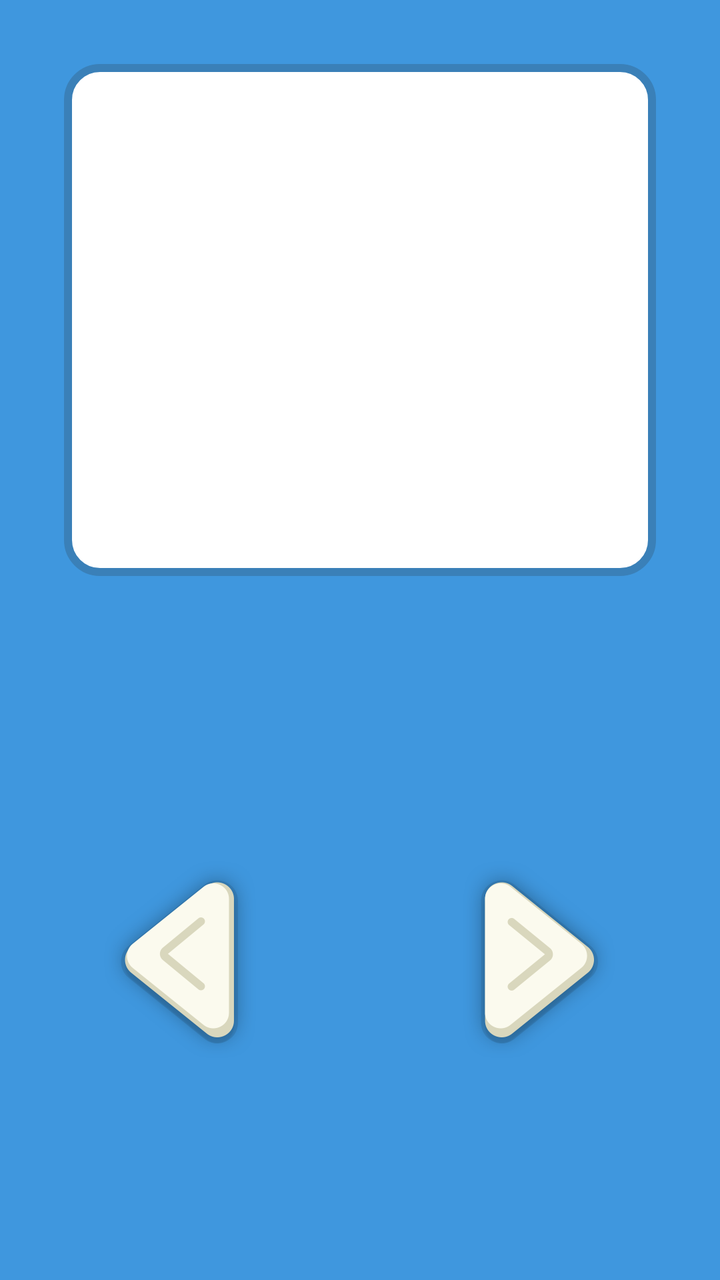
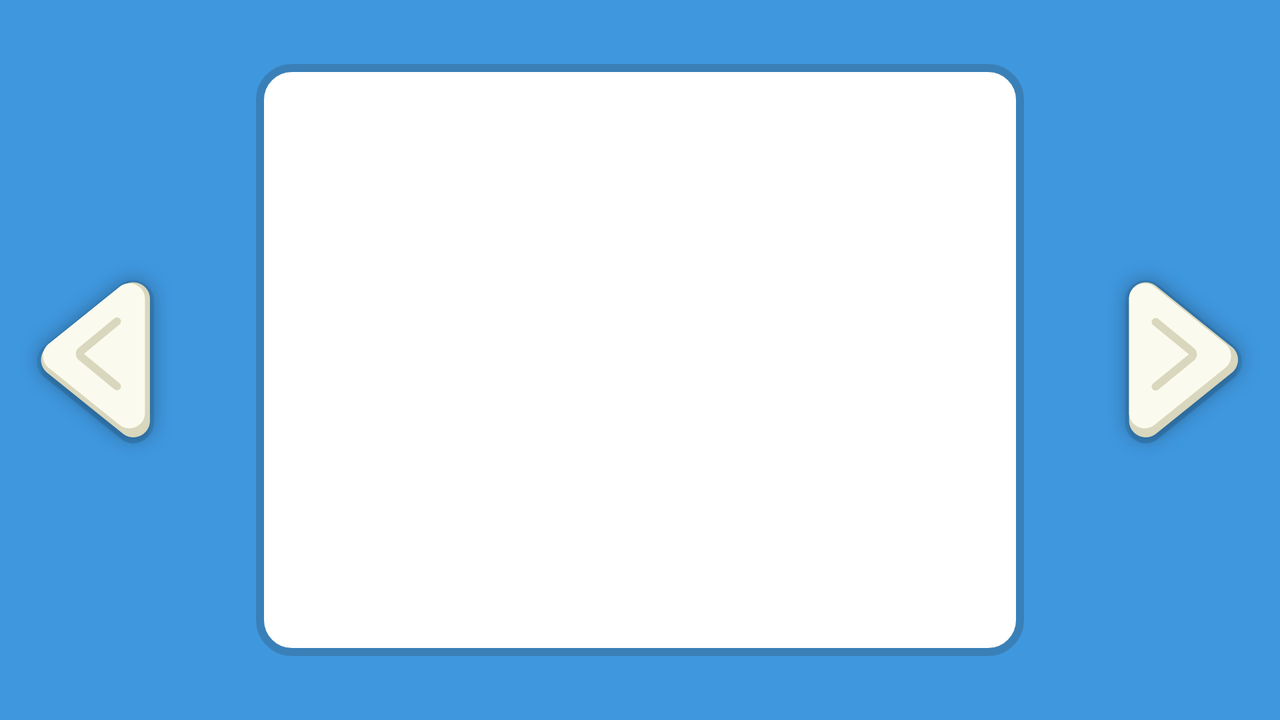

One screen, two layout resources from the same app: the default and the repository's alternative for another configuration. Each is rendered where Android would select it; the XML of both is given below.
<!-- AndroidManifest.xml: application theme Theme.Flycatchettesttask -->
<!-- res/layout/fragment_activity.xml -->
<?xml version="1.0" encoding="utf-8"?>
<androidx.constraintlayout.widget.ConstraintLayout xmlns:android="http://schemas.android.com/apk/res/android"
    xmlns:app="http://schemas.android.com/apk/res-auto"
    xmlns:tools="http://schemas.android.com/tools"
    android:layout_width="match_parent"
    android:layout_height="match_parent"
    android:background="?attr/backgroundActivityColor">

    <androidx.constraintlayout.widget.Guideline
        android:id="@+id/ivActivityVerticalGuide"
        android:layout_width="match_parent"
        android:layout_height="wrap_content"
        android:orientation="horizontal"
        app:layout_constraintGuide_percent="0.5" />

    <androidx.constraintlayout.widget.Guideline
        android:id="@+id/ivActivityHorizontalGuide"
        android:layout_width="wrap_content"
        android:layout_height="match_parent"
        android:orientation="vertical"
        app:layout_constraintGuide_percent="0.5" />

    <FrameLayout
        android:id="@+id/flActivityContainer"
        android:layout_width="0dp"
        android:layout_height="0dp"
        android:layout_margin="@dimen/margin32"
        android:background="@drawable/sel_activity_image"
        android:padding="@dimen/margin8"
        app:layout_constraintBottom_toBottomOf="@+id/ivActivityVerticalGuide"
        app:layout_constraintEnd_toEndOf="parent"
        app:layout_constraintStart_toStartOf="parent"
        app:layout_constraintTop_toTopOf="parent">

        <androidx.appcompat.widget.AppCompatImageView
            android:id="@+id/ivActivityContainer"
            android:layout_width="match_parent"
            android:layout_height="match_parent"
            android:contentDescription="@null"
            android:scaleType="centerCrop"
            tools:src="@tools:sample/backgrounds/scenic" />
    </FrameLayout>

    <androidx.appcompat.widget.AppCompatImageButton
        android:id="@+id/ibActivityPrev"
        android:layout_width="wrap_content"
        android:layout_height="wrap_content"
        android:background="?attr/selectableItemBackgroundBorderless"
        android:src="@drawable/icn_back_idle"
        app:layout_constraintBottom_toBottomOf="parent"
        app:layout_constraintEnd_toStartOf="@+id/ivActivityHorizontalGuide"
        app:layout_constraintStart_toStartOf="parent"
        app:layout_constraintTop_toTopOf="@+id/ivActivityVerticalGuide" />

    <androidx.appcompat.widget.AppCompatImageButton
        android:id="@+id/ibActivityNext"
        android:layout_width="wrap_content"
        android:layout_height="wrap_content"
        android:background="?attr/selectableItemBackgroundBorderless"
        android:src="@drawable/icn_next_idle"
        app:layout_constraintBottom_toBottomOf="parent"
        app:layout_constraintEnd_toEndOf="parent"
        app:layout_constraintStart_toEndOf="@+id/ivActivityHorizontalGuide"
        app:layout_constraintTop_toTopOf="@+id/ivActivityVerticalGuide" />

</androidx.constraintlayout.widget.ConstraintLayout>
<!-- resources referenced by this layout -->
<resources>
  <dimen name="margin32">32dp</dimen>
  <dimen name="margin8">8dp</dimen>
  <!-- drawable icn_back_idle: png bitmap (drawable-hdpi, 8632 bytes) -->
  <!-- drawable icn_next_idle: png bitmap (drawable-hdpi, 8830 bytes) -->
  <!-- drawable sel_activity_image (drawable) -->
  <?xml version="1.0" encoding="utf-8"?>
  <shape xmlns:android="http://schemas.android.com/apk/res/android"
      android:shape="rectangle">
      <corners android:radius="@dimen/margin16" />
      <solid android:color="@color/white" />
      <stroke
          android:width="@dimen/margin4"
          android:color="?attr/strokeColor" />
  </shape>
  <style name="Theme.Flycatchettesttask" parent="Theme.MaterialComponents.DayNight.NoActionBar">
          
          <item name="colorPrimary">@color/purple_500</item>
          <item name="colorPrimaryVariant">@color/purple_700</item>
          <item name="colorOnPrimary">@color/white</item>
          
          <item name="colorSecondary">@color/teal_200</item>
          <item name="colorSecondaryVariant">@color/teal_700</item>
          <item name="colorOnSecondary">@color/black</item>
  
          
          <item name="windowNoTitle">true</item>
          <item name="windowActionBar">false</item>
          <item name="android:windowFullscreen">true</item>
          
  
          <item name="backgroundActivityColor">@color/flyCatcherBlue</item>
          <item name="strokeColor">@color/flyCatcherDarkBlue</item>
  
      </style>
  <dimen name="margin16">16dp</dimen>
  <color name="white">#FFFFFFFF</color>
  <dimen name="margin4">4dp</dimen>
  <color name="purple_500">#FF6200EE</color>
  <color name="purple_700">#FF3700B3</color>
  <color name="teal_200">#FF03DAC5</color>
  <color name="teal_700">#FF018786</color>
  <color name="black">#FF000000</color>
  <color name="flyCatcherBlue">#3F97DE</color>
  <color name="flyCatcherDarkBlue">#3A80B8</color>
</resources>
<!-- res/layout-land/fragment_activity.xml (the repository's variant of the layout above) -->
<!-- drawn on the phone turned sideways -->
<?xml version="1.0" encoding="utf-8"?>
<androidx.constraintlayout.widget.ConstraintLayout xmlns:android="http://schemas.android.com/apk/res/android"
    xmlns:app="http://schemas.android.com/apk/res-auto"
    xmlns:tools="http://schemas.android.com/tools"
    android:layout_width="match_parent"
    android:layout_height="match_parent"
    android:background="?attr/backgroundActivityColor">

    <androidx.constraintlayout.widget.Guideline
        android:id="@+id/ivActivityStartGuide"
        android:layout_width="wrap_content"
        android:layout_height="match_parent"
        android:orientation="vertical"
        app:layout_constraintGuide_percent="0.15" />

    <androidx.constraintlayout.widget.Guideline
        android:id="@+id/ivActivityEndGuide"
        android:layout_width="wrap_content"
        android:layout_height="match_parent"
        android:orientation="vertical"
        app:layout_constraintGuide_percent="0.85" />

    <FrameLayout
        android:id="@+id/flActivityContainer"
        android:layout_width="0dp"
        android:layout_height="0dp"
        android:layout_margin="@dimen/margin32"
        android:background="@drawable/sel_activity_image"
        android:padding="@dimen/margin8"
        app:layout_constraintBottom_toBottomOf="parent"
        app:layout_constraintEnd_toEndOf="@+id/ivActivityEndGuide"
        app:layout_constraintStart_toStartOf="@+id/ivActivityStartGuide"
        app:layout_constraintTop_toTopOf="parent">

        <androidx.appcompat.widget.AppCompatImageView
            android:id="@+id/ivActivityContainer"
            android:layout_width="match_parent"
            android:layout_height="match_parent"
            android:contentDescription="@null"
            android:scaleType="centerCrop"
            tools:src="@tools:sample/backgrounds/scenic" />
    </FrameLayout>

    <androidx.appcompat.widget.AppCompatImageButton
        android:id="@+id/ibActivityPrev"
        android:layout_width="wrap_content"
        android:layout_height="wrap_content"
        android:background="?attr/selectableItemBackgroundBorderless"
        android:src="@drawable/icn_back_idle"
        app:layout_constraintBottom_toBottomOf="@+id/flActivityContainer"
        app:layout_constraintEnd_toStartOf="@+id/ivActivityStartGuide"
        app:layout_constraintStart_toStartOf="parent"
        app:layout_constraintTop_toTopOf="@+id/flActivityContainer" />

    <androidx.appcompat.widget.AppCompatImageButton
        android:id="@+id/ibActivityNext"
        android:layout_width="wrap_content"
        android:layout_height="wrap_content"
        android:background="?attr/selectableItemBackgroundBorderless"
        android:src="@drawable/icn_next_idle"
        app:layout_constraintBottom_toBottomOf="@+id/flActivityContainer"
        app:layout_constraintEnd_toEndOf="parent"
        app:layout_constraintStart_toEndOf="@+id/ivActivityEndGuide"
        app:layout_constraintTop_toTopOf="@+id/flActivityContainer" />

</androidx.constraintlayout.widget.ConstraintLayout>
